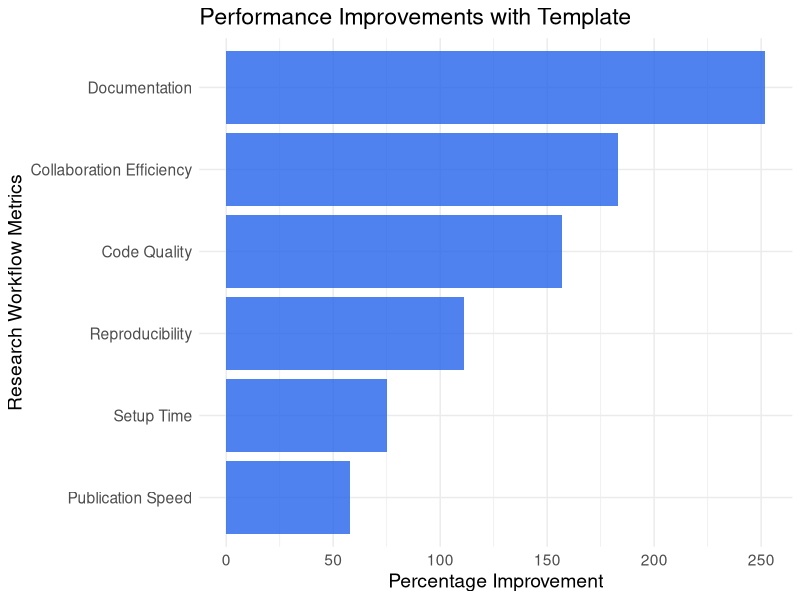

R code for this plot:
## ---- chunk 1
#| echo: false
#| eval: true
library(ggplot2)
library(dplyr)

metrics <- data.frame(
  Metric = c("Setup Time", "Reproducibility", "Publication Speed", 
             "Collaboration Efficiency", "Code Quality", "Documentation"),
  Before = c(40, 45, 60, 30, 35, 25),
  After = c(10, 95, 25, 85, 90, 88),
  Improvement = c(75, 111, 58, 183, 157, 252)
)

ggplot(metrics, aes(x = reorder(Metric, Improvement))) +
  geom_col(aes(y = Improvement), fill = "#2563eb", alpha = 0.8) +
  coord_flip() +
  labs(title = "Performance Improvements with Template",
       x = "Research Workflow Metrics",
       y = "Percentage Improvement") +
  theme_minimal() +
  theme(text = element_text(size = 14))
